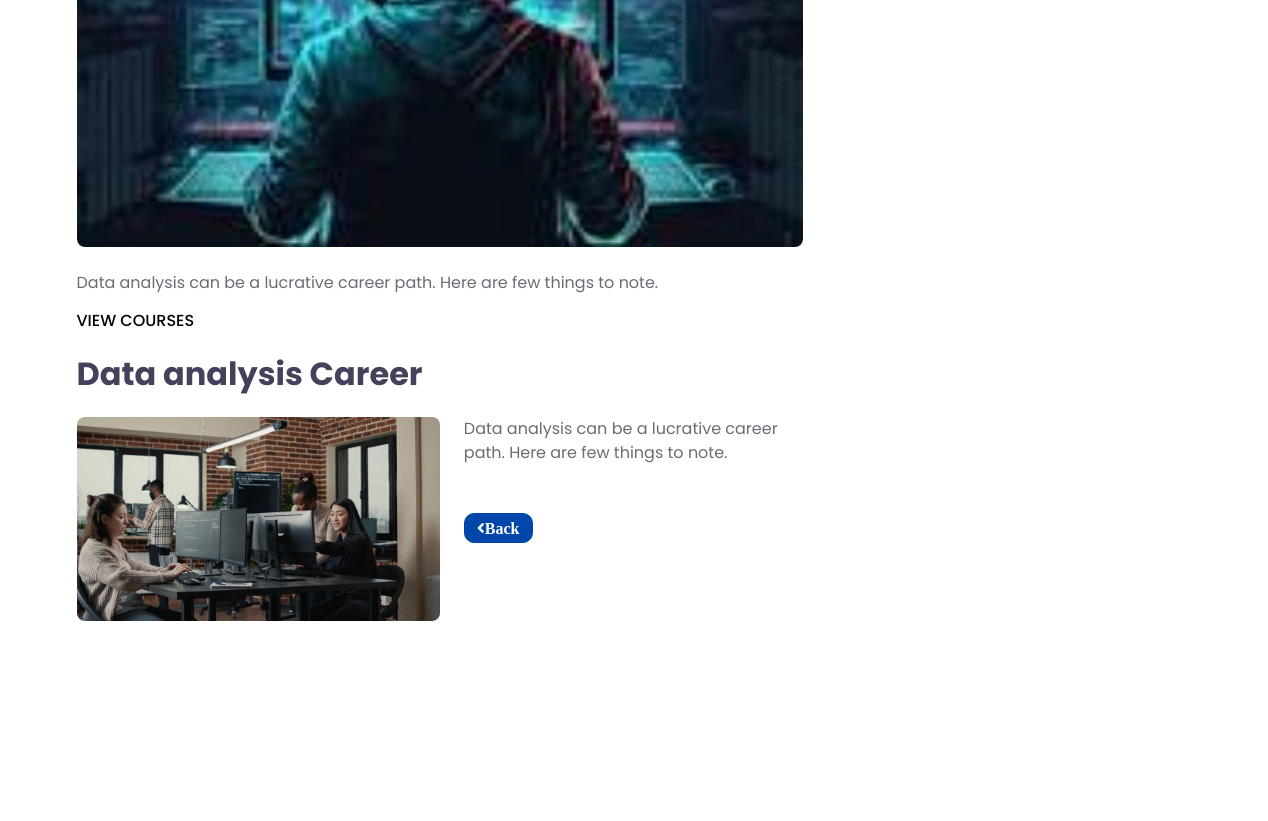
/article/4/ (middle part), run on an earlier commit of the app's database.
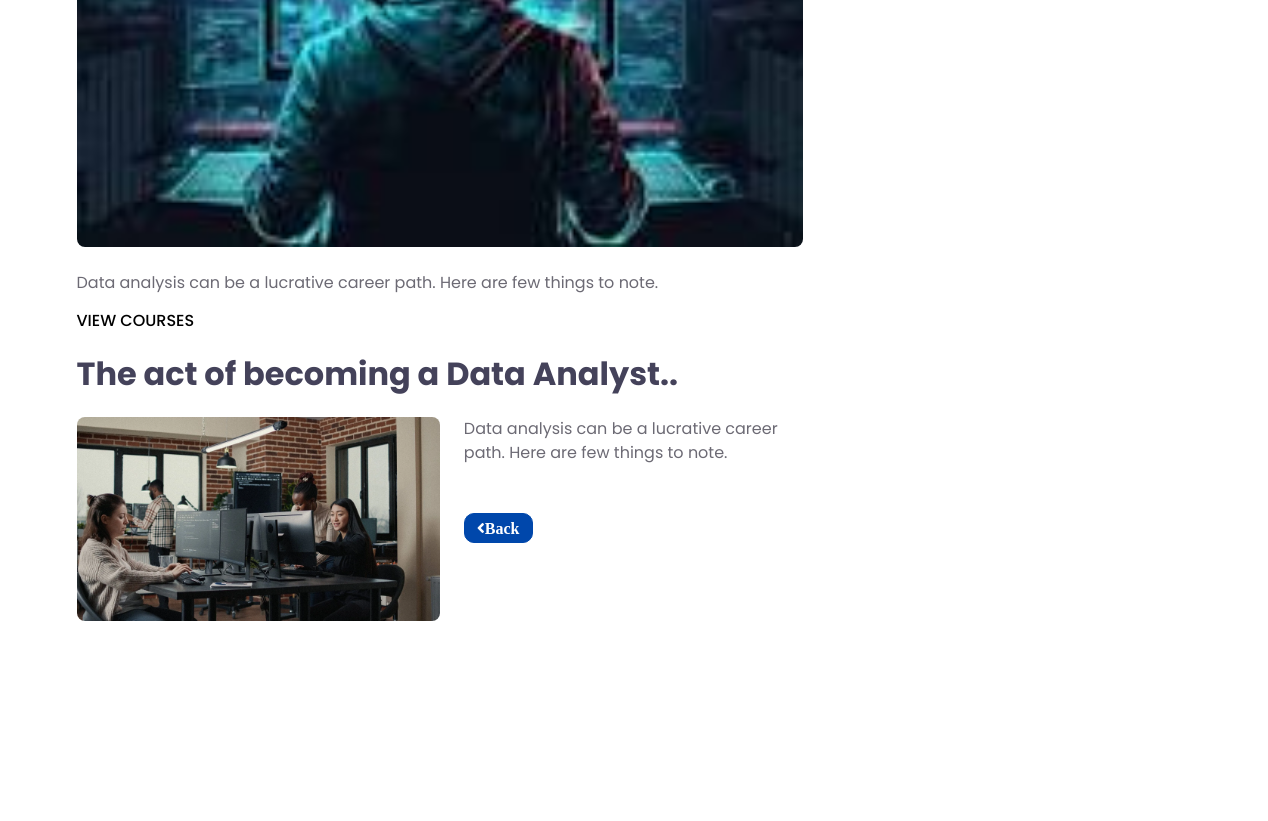
And on a later commit of the database.
### techbeatrice/models.py (models this page shows, shortened)
class Techbeatrice_Subjects(models.Model):
    techbeatrice_subjects_title = models.CharField(max_length =205, blank=True, null=True)
    techbeatrice_subjects_sub_title = models.CharField(max_length =205, blank=True, null=True)
    techbeatrice_subjects_description = models.TextField()
    techbeatrice_subjects_sub_description = models.TextField()
    techbeatrice_subjects_img = models.ImageField(upload_to ='tech_subjects_img/',blank=True,null=True)
    techbeatrice_subjects_sub_img = models.ImageField(upload_to ='tech_subjects_sub_img/',blank=True,null=True)
    techbeatrice_subjects_slug = models.SlugField (max_length =205,blank=True, null=True)
    techbeatrice_subjects_publish_date = models.DateTimeField (auto_now_add= True)
    techbeatrice_subjects_author = models.ForeignKey(User, on_delete=models.CASCADE)
    class Meta:
        ordering =['-techbeatrice_subjects_publish_date']

### techbeatrice/views.py (the view, shortened to what this page needs)
# urls.py: path('article/<int:pk>/', ArticleDetailView.as_view(), name="detail"),
class ArticleDetailView(DetailView):
    model = Techbeatrice_Subjects
    template_name = 'techbeatrice/article_detail.html'

### templates/techbeatrice/article_detail.html (shortened to what this page needs)
{% extends "base.html" %}
{% load static %}
{% block content %}
    <div class="container-fluid py-5">
        <div class="container py-5">
            <div class="row">
                <div class="col-lg-8">
                    <div class="mb-5">
                        <img class="img-fluid rounded w-100 mb-4" src="{{ object.techbeatrice_subjects_img.url }}" alt="Image">
                        <p>{{ object.techbeatrice_subjects_description }}</p>
                        <h6 class="m-0 text-uppercase"><a class="text-black" href="{% url 'techbeatrice_courses' %}">View Courses</a></h6><br>
                        <h2 class="mb-4">{{ object.techbeatrice_subjects_sub_title }}</h2>
                        <img class="img-fluid rounded w-50 float-left mr-4 mb-3" src="{{ object.techbeatrice_subjects_sub_img.url }}" alt="Image">
                        <p>{{ object.techbeatrice_subjects_sub_description }}</p>
                    </div>
                    <div class="btn-wrapper">
                        <a href=""onclick="history.back(); return false;" class="btn btn-primary"style="border-radius: 10px;"><i class="fa fa-angle-left">Back</i></a>
                    </div>
                </div>
                <div class="col-lg-4 mt-5 mt-lg-0">
                </div>
            </div>
        </div>
    </div>
{% endblock %}

### templates/base.html (shortened to what this page needs)
{% load static %}
<html lang="en">
<head>
    <link href="https://cdnjs.cloudflare.com/ajax/libs/font-awesome/5.10.0/css/all.min.css" rel="stylesheet">
    <link href="https://cdn.jsdelivr.net/npm/bootstrap@5.1.3/dist/css/bootstrap.min.css" rel="stylesheet">
    <link href="{% static 'lib/owlcarousel/assets/owl.carousel.min.css' %}" rel="stylesheet">
    <link href="{% static 'css/style.css' %}" rel="stylesheet">
</head>
<body>
    <br>
    {% block content %}
    {% endblock %}
</body>
</html>

What changed in the data, as far as the page shows it:
changed Techbeatrice_Subjects "Data analysis can be a lucrative career path. Here are few things to note.": techbeatrice_subjects_sub_title "Data analysis Career" → "The act of becoming a Data Analyst.."
